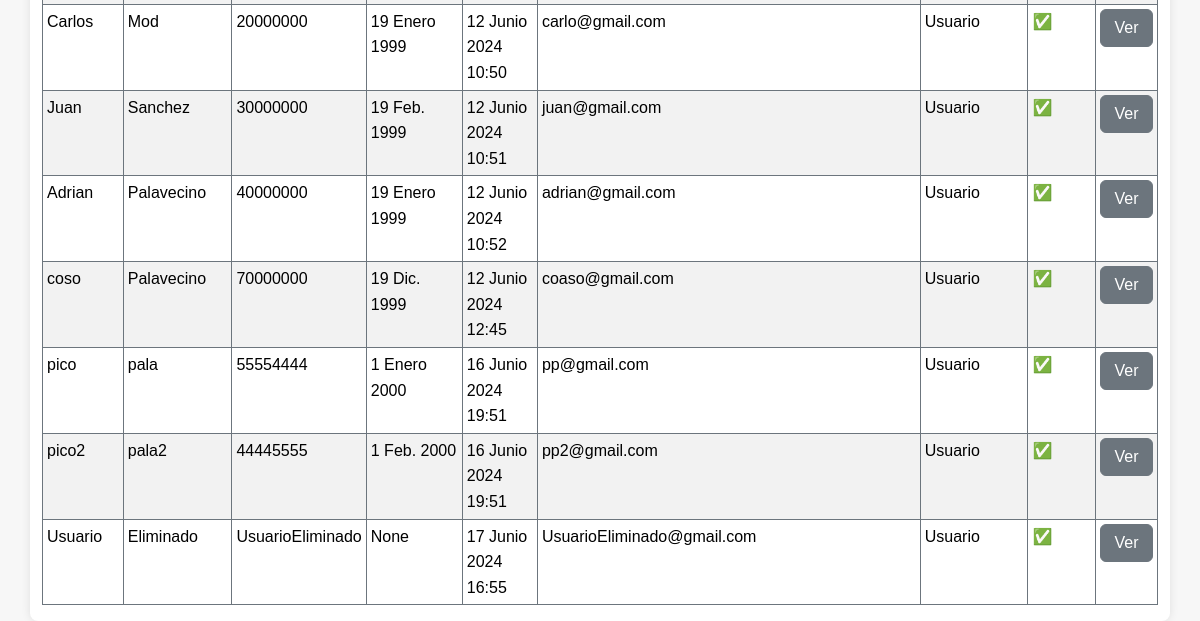
/listar_usuarios (signed in, lower part), run on an earlier commit of the app's database.
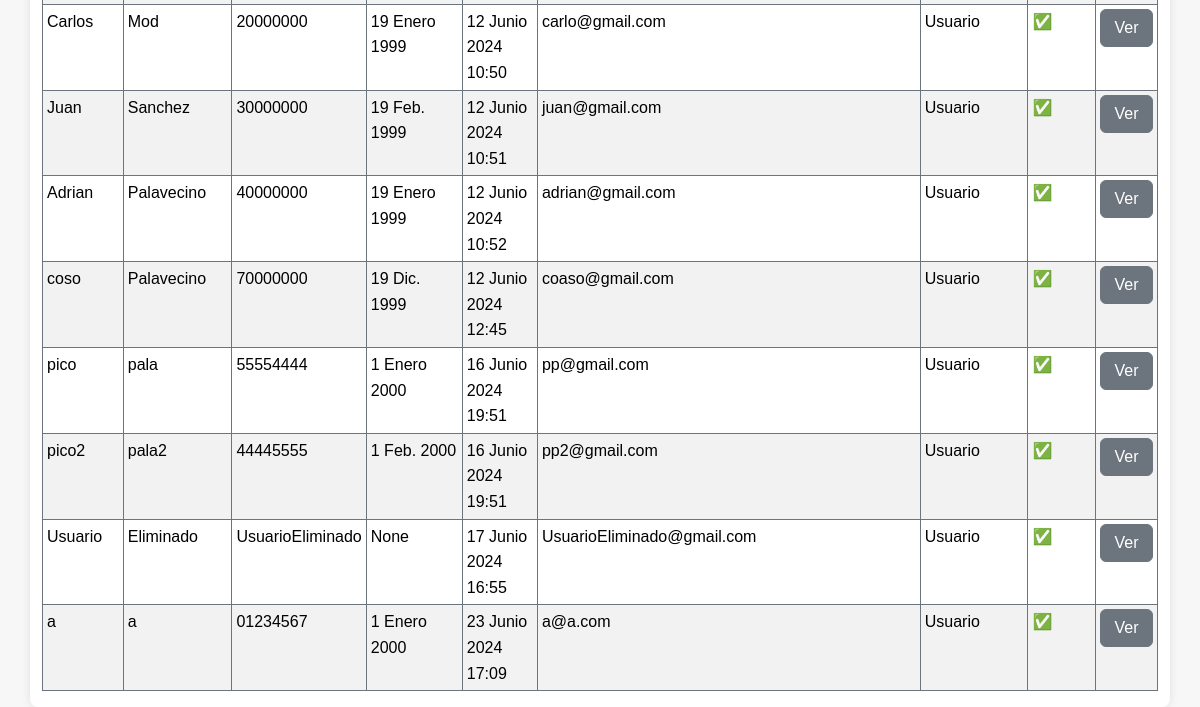
And on a later commit of the database.
### intercambios_caritas/models.py (models this page shows, shortened)
class Usuario(AbstractUser):
    telefono = models.CharField(max_length=20, blank=True)
    direccion = models.CharField(max_length=100, blank=True)
    nacimiento = models.DateField(blank=True, null=True)
    class Types(models.TextChoices):
        Administrador = "Administrador", "Administrador"
        Usuario = "Usuario", "Usuario"
        Moderador = "Moderador", "Moderador"
    rol = models.CharField(
        max_length=20, choices=Types.choices, default=Types.Usuario
    )
    class Filiales(models.TextChoices):
        CABA = 'CABA', 'CABA'
        Quilmes = 'Quilmes', 'Quilmes'
        Temperley = 'Temperley', 'Temperley'
        LaPlata = 'La Plata', 'La Plata'
    filial = models.CharField(
        max_length=20, choices=Filiales.choices, default=""
    )
    def __init__(self, *args, **kwargs):
        telefono = kwargs.pop('telefono', None)
        direccion = kwargs.pop('direccion', None)
        nacimiento = kwargs.pop('nacimiento', None)
        super().__init__(*args, **kwargs)
        if telefono is not None:
            self.telefono = telefono
        if direccion is not None:
            self.direccion = direccion
        if nacimiento is not None:
            self.nacimiento = nacimiento
    def isAdmin(self):
        return self.rol.upper() == 'ADMINISTRADOR'
    def isModerador(self):
        return self.rol.upper() == 'MODERADOR'
    def getRol(self):
        return self.rol

### intercambios_caritas/views.py (the view)
# urls.py: path('listar_usuarios', views.listar_usuarios, name="listar_usuarios"),
@login_required
def listar_usuarios(request):
    usuarios = Usuario.objects.all()
    return render(request, 'administracion_usuarios/listar_usuarios.html', {'usuarios': usuarios})

### templates/administracion_usuarios/listar_usuarios.html (shortened to what this page needs)
{% extends 'layouts/base.html' %}
{% block content %}
{% if usuarios %}
<div class="table-responsive">
  <table class="table table-striped table-hover table-bordered border-secondary table-sm">
    <tbody>
      {% for usuario in usuarios %}
      <tr scope="row">
        <td>{{ usuario.first_name }}</td>
        <td>{{ usuario.last_name }}</td>
        <td>{{ usuario.username }}</td>
        <td>{{ usuario.nacimiento }}</td>
        <td>{{ usuario.date_joined }}</td>
        <td>{{ usuario.email }}</td>
        <td>{{ usuario.getRol }}</td>
        <td>{% if usuario.is_active %} ✅{% else %} ❌ {% endif %} </td>
        <td><a href="{% url 'ver_perfil' usuario.username %}" class="btn btn-secondary d-block">Ver</a></td>
      </tr>
      {% endfor %}
    </tbody>
  </table>
</div>
{% else %}
<p style="font-size: 1.2rem; color: #555; text-align: center; margin-top: 20px;">No hay usuarios para mostrar.</p>
{% endif %}
{% endblock %}

What changed in the data, as far as the page shows it:
added Usuario: first_name "a", last_name "a", username "01234567", nacimiento "1 Enero 2000", date_joined "23 Junio 2024 17:09", email "a@a.com", getRol "Usuario"
